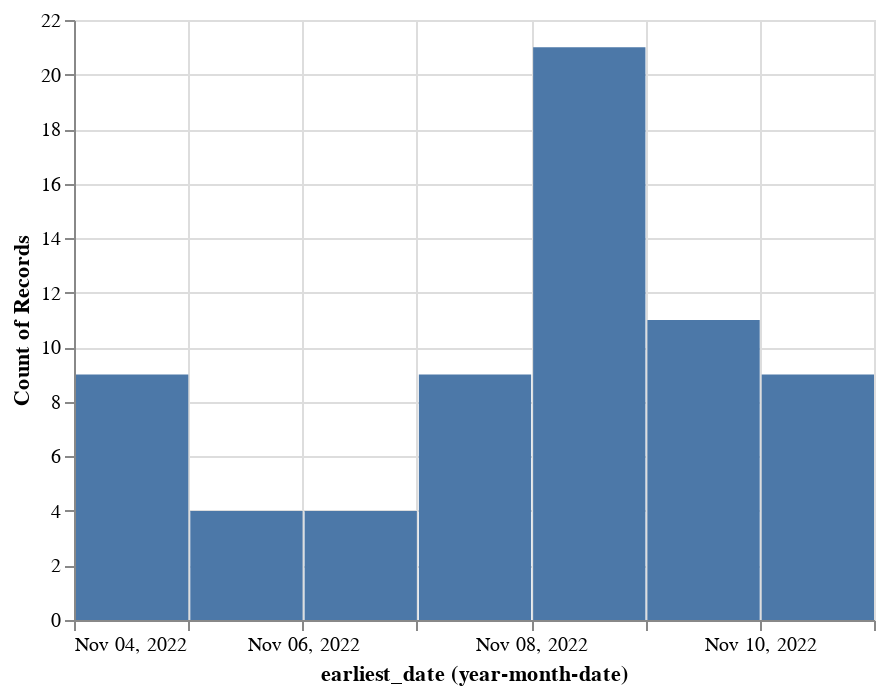

Write notebook code for a chart like this one.
### Code cell
alt.Chart(story_df[story_df.text.str.upper().str.contains("ARIZONA")]).mark_bar().encode(
    x=alt.X("earliest_date:T", timeUnit="yearmonthdate"),
    y=alt.Y("count():Q"),
    tooltip=["earliest_date", "count()"]
)

### Figure 1 — Vega-Lite specification as saved in the notebook (floating-point values rounded to 4 significant figures)
{"config": {"view": {"continuousWidth": 400, "continuousHeight": 300}}, "data": {"name": "data-64aa80f615aea7d39f8682abf8618e1c"}, "mark": "bar", "encoding": {"tooltip": [{"field": "earliest_date", "type": "temporal"}, {"aggregate": "count", "type": "quantitative"}], "x": {"field": "earliest_date", "timeUnit": "yearmonthdate", "type": "temporal"}, "y": {"aggregate": "count", "type": "quantitative"}}, "$schema": "https://vega.github.io/schema/vega-lite/v4.17.0.json", "datasets": {"data-64aa80f615aea7d39f8682abf8618e1c": [{"handle": "BreitbartNews", "text": "Arizona Vote CountS…L…O…W… — But GOP Candidates Gain Ground", "url": "https://www.breitbart.com/politics/2022/11/09/gop-candidates-in-arizona-gain-ground-as-vote-tabulation-continues/", "earliest_date": "2022-11-09T00:00:00", "is_story": true, "domain": "breitbart.com"}, {"handle": "BreitbartNews", "text": "Border Patrol Agents Kill Armed Mexican National in Arizona", "url": "https://www.breitbart.com/border/2022/11/07/border-patrol-agents-kill-armed-mexican-national-in-arizona/", "earliest_date": "2022-11-08T00:00:00", "is_story": true, "domain": "breitbart.com"}, {"handle": "BreitbartNews", "text": "Democracy on the BallotShock: Vote Machine Problems: ArizonaIssues at *20%* of Maricopa County, Arizona, LocationsState Sec’y Katie Hobbs — on Ballot for Governor!", "url": "https://www.breitbart.com/midterm-election/2022/11/08/reports-problems-with-vote-tabulation-machines-in-arizonas-maricopa-county/", "earliest_date": "2022-11-08T00:00:00", "is_story": true, "domain": "breitbart.com"}, {"handle": "BreitbartNews", "text": "Former Obama AG Eric Holder to Campaign with Arizona Democrat Katie Hobbs", "url": "https://www.breitbart.com/politics/2022/11/03/eric-holder-to-campaign-with-arizona-democrat-katie-hobbs-thursday/", "earliest_date": "2022-11-04T00:00:00", "is_story": true, "domain": "breitbart.com"}, {"handle": "BreitbartNews", "text": "Turning Point Host Interrupts Obama During Rally for Arizona Dems: ‘Katie Hobbs Discriminates Against Black People’", "url": "https://www.breitbart.com/politics/2022/11/03/turning-point-host-interrupts-obama-during-rally-for-arizona-democrats-katie-hobbs-discriminates-against-black-people/", "earliest_date": "2022-11-04T00:00:00", "is_story": true, "domain": "breitbart.com"}, {"handle": "DRUDGE", "text": "Inside 'nightmarish' Arizona abortion clinic", "url": "https://www.cnn.com/videos/us/2022/11/05/arizona-abortion-planned-parenthood-roe-v-wade-providers-contd-orig-llr.cnn", "earliest_date": "2022-11-07T00:00:00", "is_story": true, "domain": "cnn.com"}, {"handle": "bariweiss", "text": "Election Night in Arizona: ‘MAGA Is Not The Way It Used to Be’", "url": "https://www.commonsense.news/p/election-night-in-arizona-maga-is", "earliest_date": "2022-11-09T00:00:00", "is_story": true, "domain": "commonsense.news"}, {"handle": "foxnews", "text": "Arizona's Maricopa County starts hand count audit for unprocessed ballots", "url": "https://www.foxnews.com/politics/arizonas-maricopa-county-begins-hand-count-audit-estimated-400k-ballots-unprocessed", "earliest_date": "2022-11-10T00:00:00", "is_story": true, "domain": "foxnews.com"}, {"handle": "foxnews", "text": "Two days after midterms, slow Arizona vote count exasperates Twitter: ‘School children can count faster’", "url": "https://www.foxnews.com/media/two-days-midterms-slow-arizona-vote-count-exasperates-twitter-school-children-count-faster", "earliest_date": "2022-11-10T00:00:00", "is_story": true, "domain": "foxnews.com"}, {"handle": "foxnews", "text": "Arizona Senate candidate Masters backs challenge to McConnell for GOP leader", "url": "https://www.foxnews.com/politics/arizona-senate-candidate-masters-backs-challenge-mcconnell-gop-leader", "earliest_date": "2022-11-08T00:00:00", "is_story": true, "domain": "foxnews.com"}, {"handle": "foxnews", "text": "Arizona officials report tabulator issue on Election Day", "url": "https://video.foxnews.com/v/6315173463112/", "earliest_date": "2022-11-08T00:00:00", "is_story": true, "domain": "foxnews.com"}, {"handle": "foxnews", "text": "Maricopa County, Arizona, officials say 20% of voting locations experiencing 'hiccups' with tabulators", "url": "https://www.foxnews.com/politics/maricopa-county-arizona-officials-say-20-voting-locations-experiencing-hiccups-tabulators", "earliest_date": "2022-11-08T00:00:00", "is_story": true, "domain": "foxnews.com"}, {"handle": "foxnews", "text": "Republican candidates in Arizona, RNC sue after problems at voting locations", "url": "https://www.foxnews.com/politics/maricopa-county-blake-masters-kari-lake-rnc-after-hiccups-voting-locations", "earliest_date": "2022-11-08T00:00:00", "is_story": true, "domain": "foxnews.com"}, {"handle": "foxnews", "text": "Arizona voters split days before election", "url": "https://www.foxnews.com/politics/arizona-senate-race-voters-split-masters-vs-kelly-days-midterm-election", "earliest_date": "2022-11-07T00:00:00", "is_story": true, "domain": "foxnews.com"}, {"handle": "foxnews", "text": "This is why I want Arizona's vote in the midterm election", "url": "https://www.foxnews.com/opinion/katie-hobbs-arizonas-vote-midterm-elections", "earliest_date": "2022-11-05T00:00:00", "is_story": true, "domain": "foxnews.com"}, {"handle": "foxnews", "text": "WATCH LIVE:Actress Kerry Washington, singer Camila Cabello attend canvassing kickoff for Arizona Democrats", "url": "https://video.foxnews.com/v/6314955406112/", "earliest_date": "2022-11-04T00:00:00", "is_story": true, "domain": "foxnews.com"}, {"handle": "FreeBeacon", "text": "Arizona’s Largest County Says 20 Percent of Voting Locations Experiencing Tabulation Issues", "url": "https://freebeacon.com/elections/arizonas-largest-county-says-20-percent-of-voting-locations-experiencing-tabulation-issues/", "earliest_date": "2022-11-08T00:00:00", "is_story": true, "domain": "freebeacon.com"}, {"handle": "hotairblog", "text": "Live Election Night Results: Arizona, California, Oregon and Washington", "url": "https://hotair.com/john-s-2/2022/11/08/live-election-night-results-arizona-california-oregon-and-washington-n509179", "earliest_date": "2022-11-08T00:00:00", "is_story": true, "domain": "hotair.com"}, {"handle": "BonginoReport", "text": "Even Arizona Dems Think Katie Hobbs Should Recuse Herself", "url": "https://hotair.com/jazz-shaw/2022/11/03/even-arizona-democrats-think-katie-hobbs-should-recuse-herself-n507806", "earliest_date": "2022-11-04T00:00:00", "is_story": true, "domain": "hotair.com"}, {"handle": "BonginoReport", "text": "Judge Blocks Arizona County From Hand-Counting Ballots", "url": "https://justthenews.com/government/courts-law/judge-blocks-arizona-country-hand-counting-ballots", "earliest_date": "2022-11-08T00:00:00", "is_story": true, "domain": "justthenews.com"}, {"handle": "DRUDGE", "text": "OBAMA: Democracy 'may not survive' if Arizona Republicans win", "url": "https://www.msn.com/en-us/news/politics/obama-says-democracy-may-not-survive-if-arizona-republicans-win/ar-AA13H7m3", "earliest_date": "2022-11-04T00:00:00", "is_story": true, "domain": "msn.com"}, {"handle": "NRO", "text": "Chuck Norris Endorses Blake Masters in Arizona Senate Race", "url": "https://www.nationalreview.com/news/chuck-norris-endorses-blake-masters-in-arizona-senate-race/?utm_source=recirc-desktop&utm_medium=homepage&utm_campaign=hero&utm_content=related&utm_term=seventh", "earliest_date": "2022-11-06T00:00:00", "is_story": true, "domain": "nationalreview.com"}, {"handle": "RedState", "text": "Early Indications From Florida, Virginia and Arizona Signal the Red Wave Is Materializing", "url": "https://pjmedia.com/news-and-politics/stacey-lennox/2022/11/08/early-indications-from-florida-virginia-and-arizona-signal-the-red-wave-is-materializing-n1644164", "earliest_date": "2022-11-08T00:00:00", "is_story": true, "domain": "pjmedia.com"}, {"handle": "reason", "text": "Arizona Appeals Court Deflates Subsidies for Space Balloons", "url": "https://reason.com/2022/11/08/arizona-appeals-court-deflates-subsidies-for-space-balloons/", "earliest_date": "2022-11-08T00:00:00", "is_story": true, "domain": "reason.com"}, {"handle": "reason", "text": "In Arizona's Senate Race, Blake Masters and Mark Kelly Battle Over Their Preferred Kinds of Big Government", "url": "https://reason.com/2022/11/07/in-arizonas-senate-race-blake-masters-and-mark-kelly-battle-over-their-preferred-kinds-of-big-government/", "earliest_date": "2022-11-07T00:00:00", "is_story": true, "domain": "reason.com"}, {"handle": "reason", "text": "Arizona Libertarian Senate Candidate Marc Victor Drops Out, Endorses GOP's Blake Masters", "url": "https://reason.com/2022/11/01/arizona-libertarian-senate-candidate-marc-victor-drops-out-endorses-gops-blake-masters/", "earliest_date": "2022-11-04T00:00:00", "is_story": true, "domain": "reason.com"}, {"handle": "reason", "text": "In Arizona, Blake Masters and Kari Lake Embrace Bad Border Policies", "url": "https://reason.com/2022/11/02/in-arizona-blake-masters-and-kari-lake-embrace-bad-border-policies/", "earliest_date": "2022-11-04T00:00:00", "is_story": true, "domain": "reason.com"}, {"handle": "hotairblog", "text": "Feeling Anxious? Here's What's Happening with Arizona's Election Results", "url": "https://redstate.com/carcand/2022/11/09/feeling-anxious-heres-what-happening-with-arizona-election-results-n656945", "earliest_date": "2022-11-09T00:00:00", "is_story": true, "domain": "redstate.com"}, {"handle": "hotairblog", "text": "New Hope Arises in Arizona for Republicans After Ballot Update", "url": "https://redstate.com/bonchie/2022/11/09/new-hope-arises-in-arizona-for-republicans-after-ballot-update-n656893", "earliest_date": "2022-11-09T00:00:00", "is_story": true, "domain": "redstate.com"}, {"handle": "RedState", "text": "BREAKING: Judge Rejects Arizona Republican Lawsuit in Maricopa County, Polls Now Closed", "url": "https://redstate.com/carcand/2022/11/08/breaking-judge-rejects-arizona-republican-lawsuit-in-maricopa-county-polls-now-closed-n656536", "earliest_date": "2022-11-08T00:00:00", "is_story": true, "domain": "redstate.com"}, {"handle": "RedState", "text": "BREAKING: Some Maricopa County, Arizona, Polling Places Having Issues - Here's How to Make Sure Your Vote Is Still Counted", "url": "https://redstate.com/carcand/2022/11/08/breaking-some-maricopa-county-arizona-polling-places-having-issues-heres-how-to-make-sure-your-vote-is-still-counted-n656098", "earliest_date": "2022-11-08T00:00:00", "is_story": true, "domain": "redstate.com"}, {"handle": "theblaze", "text": "Why Kari Lake is '100% confident' she will WIN Arizona", "url": "https://www.theblaze.com/shows/the-glenn-beck-program/kari-lake-glenn-beck", "earliest_date": "2022-11-10T00:00:00", "is_story": true, "domain": "theblaze.com"}, {"handle": "theblaze", "text": "Republicans underperformed in Arizona – governor and Senate race too early to call with votes still being counted", "url": "https://www.theblaze.com/news/republicans-underperformed-in-arizona-governor-and-senate-race-too-early-to-call-with-votes-still-being-counted", "earliest_date": "2022-11-09T00:00:00", "is_story": true, "domain": "theblaze.com"}, {"handle": "theblaze", "text": "Arizona election officials report issues with vote-counting machines at 20% of polling locations in Maricopa County", "url": "https://www.theblaze.com/news/arizona-election-officials-report-issues-with-vote-counting-machines-at-20-of-polling-locations-in-maricopa-county", "earliest_date": "2022-11-08T00:00:00", "is_story": true, "domain": "theblaze.com"}, {"handle": "EpochTimes", "text": "2hrArizona Vote Counting Slows Down, ‘Lion’s Share’ Expected Done by Next Week", "url": "https://www.theepochtimes.com/arizona-vote-counting-slows-down-no-updates-for-19-hours_4855950.html", "earliest_date": "2022-11-10T00:00:00", "is_story": true, "domain": "theepochtimes.com"}, {"handle": "EpochTimes", "text": "NTD News Today (Nov. 10): Arizona Results Could Take Until Friday; Mail-In Ballots Propel Fetterman to Victory", "url": "https://www.theepochtimes.com/ntd-news-today-nov-10-arizona-results-could-take-until-friday-mail-in-ballots-propel-fetterman-to-victory_4855380.html", "earliest_date": "2022-11-10T00:00:00", "is_story": true, "domain": "theepochtimes.com"}, {"handle": "EpochTimes", "text": "Senate Control Remains Uncertain as Vote Counting Continues in Arizona and Nevada", "url": "https://www.theepochtimes.com/senate-control-remains-uncertain-as-vote-counting-continues-in-arizona-and-nevada_4855594.html", "earliest_date": "2022-11-10T00:00:00", "is_story": true, "domain": "theepochtimes.com"}, {"handle": "BonginoReport", "text": "Arizona Governor Race Between Kari Lake and Katie Hobbs Too Close to Call", "url": "https://www.theepochtimes.com/arizona-governor-race-between-kari-lake-and-katie-hobbs-too-close-to-call_4837777.html?utm_source=partner&utm_campaign=BonginoReport", "earliest_date": "2022-11-09T00:00:00", "is_story": true, "domain": "theepochtimes.com"}, {"handle": "EpochTimes", "text": "Arizona’s Largest County Has More Than 400,000 Ballots Left to Count", "url": "https://www.theepochtimes.com/arizonas-largest-county-has-more-than-400000-ballots-left-to-count_4852911.html", "earliest_date": "2022-11-09T00:00:00", "is_story": true, "domain": "theepochtimes.com"}, {"handle": "EpochTimes", "text": "Parties Launch Door-Knocking Volunteers in Final Pushes for Votes in Arizona", "url": "https://www.theepochtimes.com/parties-launch-door-knocking-volunteers-in-final-pushes-for-votes-in-arizona_4847779.html", "earliest_date": "2022-11-07T00:00:00", "is_story": true, "domain": "theepochtimes.com"}, {"handle": "EpochTimes", "text": "Arizona Elections Chief Katie Hobbs Won’t Recuse Herself in Governor’s Race Against Kari Lake", "url": "https://www.theepochtimes.com/arizona-elections-chief-katie-hobbs-wont-recuse-herself-in-governors-race-against-kari-lake_4845318.html", "earliest_date": "2022-11-06T00:00:00", "is_story": true, "domain": "theepochtimes.com"}, {"handle": "EpochTimes", "text": "Sen. Josh Hawley Makes Surprise Appearance at Kari Lake’s Arizona Rally", "url": "https://www.theepochtimes.com/sen-josh-hawley-makes-surprise-appearance-at-kari-lakes-arizona-rally_4844731.html", "earliest_date": "2022-11-06T00:00:00", "is_story": true, "domain": "theepochtimes.com"}, {"handle": "EpochTimes", "text": "Kari Lake’s Arizona First Rally in Chandler", "url": "https://www.theepochtimes.com/kari-lakes-arizona-first-rally-featuring-blake-masters-and-abe-hamadeh_4844677.html", "earliest_date": "2022-11-05T00:00:00", "is_story": true, "domain": "theepochtimes.com"}, {"handle": "FDRLST", "text": "Arizona’s Election Administration Is An International Embarrassment", "url": "https://thefederalist.com/2022/11/10/arizonas-election-administration-is-an-international-embarrassment/", "earliest_date": "2022-11-10T00:00:00", "is_story": true, "domain": "thefederalist.com"}, {"handle": "gatewaypundit", "text": "BREAKING: TABULATORS IN TEXAS ALSO NOT WORKING! It’s Not Just Arizona!", "url": "https://www.thegatewaypundit.com/2022/11/breaking-tabulators-texas-also-not-working-not-just-arizona/", "earliest_date": "2022-11-08T00:00:00", "is_story": true, "domain": "thegatewaypundit.com"}, {"handle": "gatewaypundit", "text": "Early Voting in Arizona Spells Doom for Democrats – Barring Major Fraud in the State, Expect WINS FOR MAGA CANDIDATES – Lake, Blake, Hamadeh, Finchem! #GetOutAndVote", "url": "https://www.thegatewaypundit.com/2022/11/early-voting-arizona-spells-doom-democrats-barring-major-fraud-state-expect-big-wins-maga-candidates-lake-blake-hamadeh-finchem-getoutandvote/", "earliest_date": "2022-11-07T00:00:00", "is_story": true, "domain": "thegatewaypundit.com"}, {"handle": "gatewaypundit", "text": "Trump-Endorsed Republicans Run The Polls In Arizona – Kari Lake Holds Steady Lead And Is Expected To WIN", "url": "https://www.thegatewaypundit.com/2022/11/trump-endorsed-republicans-run-polls-arizona-kari-lake-holds-steady-lead-expected-win/", "earliest_date": "2022-11-07T00:00:00", "is_story": true, "domain": "thegatewaypundit.com"}, {"handle": "gatewaypundit", "text": "UPDATE: Kari Lake’s Arizona Headquarters Opens After Terrorist Threat", "url": "https://www.thegatewaypundit.com/2022/11/deep-state-fbi-may-shut-kari-lakes-office-end-year-terrorist-attack/", "earliest_date": "2022-11-07T00:00:00", "is_story": true, "domain": "thegatewaypundit.com"}, {"handle": "gatewaypundit", "text": "WATCH LIVE: Ben Bergquam Reports On Arizona First Bus Tour With Trump-Endorsed Candidates", "url": "https://www.thegatewaypundit.com/2022/11/watch-live-ben-bergquam-reports-arizona-first-bus-tour-trump-endorsed-candidates/", "earliest_date": "2022-11-05T00:00:00", "is_story": true, "domain": "thegatewaypundit.com"}, {"handle": "gatewaypundit", "text": "WATCH LIVE: Trump-Endorsed Candidates Kari Lake, Mark Finchem, Abe Hamadeh, Blake Masters Hold Round Table At Arizona’s Southern Border", "url": "https://www.thegatewaypundit.com/2022/11/watch-live-trump-endorsed-candidates-kari-lake-mark-finchem-abe-hamadeh-blake-masters-hold-round-table-arizonas-southern-border/", "earliest_date": "2022-11-04T00:00:00", "is_story": true, "domain": "thegatewaypundit.com"}, {"handle": "BonginoReport", "text": "Arizona Election Results Delayed Until After Weekend", "url": "https://thepostmillennial.com/breaking-arizona-election-results-delayed-until-after-weekend-maricopa-officials-say?utm_campaign=64487", "earliest_date": "2022-11-10T00:00:00", "is_story": true, "domain": "thepostmillennial.com"}, {"handle": "BonginoReport", "text": "Dominion Voting Machines Malfunctioning in Arizona", "url": "https://thepostmillennial.com/dominion-voting-machines-in-arizona-malfunctioning-as-election-day-kicks-off?utm_campaign=64487", "earliest_date": "2022-11-08T00:00:00", "is_story": true, "domain": "thepostmillennial.com"}, {"handle": "BonginoReport", "text": "Arizona Suffering Water Supply Issues Over Foreign-Owned Farms Hogging Supply", "url": "https://thepostmillennial.com/arizona-water-supply-dries-up-due-to-foreign-owned-farms-hogging-supply?utm_campaign=64487", "earliest_date": "2022-11-07T00:00:00", "is_story": true, "domain": "thepostmillennial.com"}, {"handle": "townhallcom", "text": "Arizona Election Officials Provide an Update on the Dozens of Broken Ballot Tabulators", "url": "https://townhall.com/tipsheet/katiepavlich/2022/11/10/maricopa-officials-give-an-updated-on-broken-ballot-tabulators-n2615788", "earliest_date": "2022-11-10T00:00:00", "is_story": true, "domain": "townhall.com"}, {"handle": "RedState", "text": "BREAKING: Votes in Key Arizona County Are Being 'Misread'", "url": "http://townhall.com/tipsheet/katiepavlich/2022/11/08/voting-machines-in-key-arizona-county-arent-working-n2615642", "earliest_date": "2022-11-08T00:00:00", "is_story": true, "domain": "townhall.com"}, {"handle": "RedState", "text": "MAYHEM IN MARICOPA: Election Issues Mount in Arizona, Republicans Lawyer Up", "url": "http://townhall.com/tipsheet/spencerbrown/2022/11/08/as-election-issues-mount-in-az-republicans-lawyer-up-to-ensure-votes-are-counted-n2615650", "earliest_date": "2022-11-08T00:00:00", "is_story": true, "domain": "townhall.com"}, {"handle": "dcexaminer", "text": "Arizonans vote to limit debt collections for unpaid medical bills", "url": "https://www.washingtonexaminer.com/policy/healthcare/midterm-2022-arizona-medical-debt-collection-ballot-measure", "earliest_date": "2022-11-09T00:00:00", "is_story": true, "domain": "washingtonexaminer.com"}, {"handle": "dcexaminer", "text": "Biggest races yet to be called, Georgia looking like a runoff, Arizona looking messy", "url": "https://www.washingtonexaminer.com/news/biggest-races-yet-called-georgia-run-off-arizona-messy", "earliest_date": "2022-11-09T00:00:00", "is_story": true, "domain": "washingtonexaminer.com"}, {"handle": "dcexaminer", "text": "Maricopa County officials say hundreds of thousands of Arizona votes remain uncounted", "url": "https://www.washingtonexaminer.com/news/campaigns/maricopa-county-hundreds-of-thousands-votes-uncounted", "earliest_date": "2022-11-09T00:00:00", "is_story": true, "domain": "washingtonexaminer.com"}, {"handle": "dcexaminer", "text": "Midterm election results live: Maricopa drop puts Kari Lake further behind in Arizona", "url": "https://www.washingtonexaminer.com/live-blog/midterms-results-maricopa-drop-kari-lake-behind-arizona", "earliest_date": "2022-11-09T00:00:00", "is_story": true, "domain": "washingtonexaminer.com"}, {"handle": "dcexaminer", "text": "Arizona told to 'prepare' for days of counting", "url": "https://www.washingtonexaminer.com/news/campaigns/hobbs-urges-arizona-to-prepare-for-days-of-counting", "earliest_date": "2022-11-08T00:00:00", "is_story": true, "domain": "washingtonexaminer.com"}, {"handle": "dcexaminer", "text": "Hobbs urges Arizona to 'prepare' for days of counting", "url": "https://www.washingtonexaminer.com/live-blog/midterms-2022-boebert-danger-zone-walker-rallies-supporters", "earliest_date": "2022-11-08T00:00:00", "is_story": true, "domain": "washingtonexaminer.com"}, {"handle": "dcexaminer", "text": "Judge blocks Arizona county from hand-counting ballots", "url": "https://www.washingtonexaminer.com/news/judge-blocks-arizona-county-from-hand-counting-ballots", "earliest_date": "2022-11-08T00:00:00", "is_story": true, "domain": "washingtonexaminer.com"}, {"handle": "dcexaminer", "text": "Reporter’s Notebook: What to expect in Arizona’s Senate race", "url": "https://www.washingtonexaminer.com/videos/reporters-notebook-what-to-expect-in-arizonas-senate-race", "earliest_date": "2022-11-07T00:00:00", "is_story": true, "domain": "washingtonexaminer.com"}, {"handle": "dcexaminer", "text": "Arizona elections chief won't recuse in governor's race against Republican hopeful", "url": "https://www.washingtonexaminer.com/news/campaigns/arizona-elections-chief-wont-recuse", "earliest_date": "2022-11-06T00:00:00", "is_story": true, "domain": "washingtonexaminer.com"}, {"handle": "dcexaminer", "text": "Arizona gets ugly: Dem candidate rips MAGA star as 'extremist firebrand' after falling behind in the polls", "url": "https://www.washingtonexaminer.com/news/campaigns/katie-hobbs-rips-kari-lake-as-unqualified-extremist-firebrand", "earliest_date": "2022-11-05T00:00:00", "is_story": true, "domain": "washingtonexaminer.com"}, {"handle": "dcexaminer", "text": "'The people in Arizona are tired of it': How immigration took over state's elections", "url": "https://www.washingtonexaminer.com/restoring-america/patriotism-unity/how-immigration-took-over-arizonas-elections", "earliest_date": "2022-11-04T00:00:00", "is_story": true, "domain": "washingtonexaminer.com"}]}}
